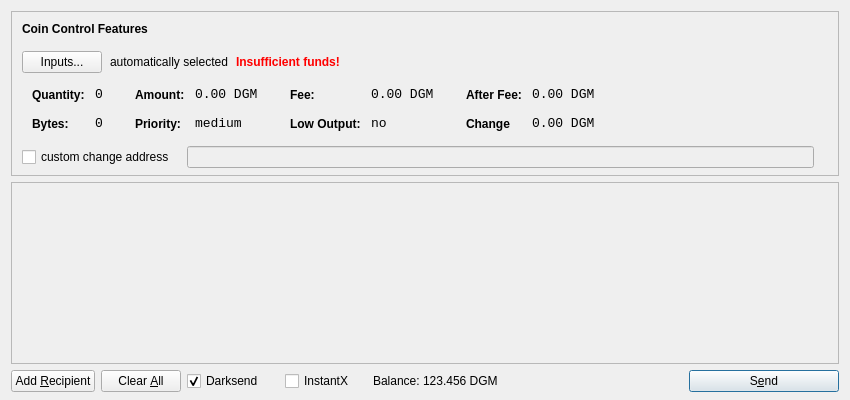
<?xml version="1.0" encoding="UTF-8"?>
<ui version="4.0">
 <class>SendCoinsDialog</class>
 <widget class="QDialog" name="SendCoinsDialog">
  <property name="geometry">
   <rect>
    <x>0</x>
    <y>0</y>
    <width>850</width>
    <height>400</height>
   </rect>
  </property>
  <property name="windowTitle">
   <string>Send Coins</string>
  </property>
  <layout class="QVBoxLayout" name="verticalLayout" stretch="0,1,0">
   <property name="bottomMargin">
    <number>8</number>
   </property>
   <item>
    <widget class="QFrame" name="frameCoinControl">
     <property name="sizePolicy">
      <sizepolicy hsizetype="Expanding" vsizetype="Expanding">
       <horstretch>0</horstretch>
       <verstretch>0</verstretch>
      </sizepolicy>
     </property>
     <property name="maximumSize">
      <size>
       <width>16777215</width>
       <height>16777215</height>
      </size>
     </property>
     <property name="frameShape">
      <enum>QFrame::StyledPanel</enum>
     </property>
     <property name="frameShadow">
      <enum>QFrame::Sunken</enum>
     </property>
     <layout class="QVBoxLayout" name="verticalLayoutCoinControl2">
      <property name="spacing">
       <number>-1</number>
      </property>
      <property name="leftMargin">
       <number>0</number>
      </property>
      <property name="topMargin">
       <number>0</number>
      </property>
      <property name="rightMargin">
       <number>0</number>
      </property>
      <property name="bottomMargin">
       <number>6</number>
      </property>
      <item>
       <layout class="QVBoxLayout" name="verticalLayoutCoinControl" stretch="0,0,0,0,1">
        <property name="spacing">
         <number>0</number>
        </property>
        <property name="leftMargin">
         <number>10</number>
        </property>
        <property name="topMargin">
         <number>10</number>
        </property>
        <item>
         <layout class="QHBoxLayout" name="horizontalLayoutCoinControl1">
          <property name="bottomMargin">
           <number>15</number>
          </property>
          <item>
           <widget class="QLabel" name="labelCoinControlFeatures">
            <property name="sizePolicy">
             <sizepolicy hsizetype="Preferred" vsizetype="Maximum">
              <horstretch>0</horstretch>
              <verstretch>0</verstretch>
             </sizepolicy>
            </property>
            <property name="font">
             <font>
              <weight>75</weight>
              <bold>true</bold>
             </font>
            </property>
            <property name="styleSheet">
             <string notr="true">font-weight:bold;</string>
            </property>
            <property name="text">
             <string>Coin Control Features</string>
            </property>
           </widget>
          </item>
         </layout>
        </item>
        <item>
         <layout class="QHBoxLayout" name="horizontalLayoutCoinControl2" stretch="0,0,0,0">
          <property name="spacing">
           <number>8</number>
          </property>
          <property name="bottomMargin">
           <number>10</number>
          </property>
          <item>
           <widget class="QPushButton" name="pushButtonCoinControl">
            <property name="styleSheet">
             <string notr="true"/>
            </property>
            <property name="text">
             <string>Inputs...</string>
            </property>
           </widget>
          </item>
          <item>
           <widget class="QLabel" name="labelCoinControlAutomaticallySelected">
            <property name="text">
             <string>automatically selected</string>
            </property>
            <property name="margin">
             <number>5</number>
            </property>
           </widget>
          </item>
          <item>
           <widget class="QLabel" name="labelCoinControlInsuffFunds">
            <property name="font">
             <font>
              <weight>75</weight>
              <bold>true</bold>
             </font>
            </property>
            <property name="styleSheet">
             <string notr="true">color:red;font-weight:bold;</string>
            </property>
            <property name="text">
             <string>Insufficient funds!</string>
            </property>
            <property name="margin">
             <number>5</number>
            </property>
           </widget>
          </item>
          <item>
           <spacer name="horizontalSpacerCoinControl">
            <property name="orientation">
             <enum>Qt::Horizontal</enum>
            </property>
            <property name="sizeHint" stdset="0">
             <size>
              <width>40</width>
              <height>1</height>
             </size>
            </property>
           </spacer>
          </item>
         </layout>
        </item>
        <item>
         <widget class="QWidget" name="widgetCoinControl" native="true">
          <property name="sizePolicy">
           <sizepolicy hsizetype="Preferred" vsizetype="Preferred">
            <horstretch>0</horstretch>
            <verstretch>0</verstretch>
           </sizepolicy>
          </property>
          <property name="minimumSize">
           <size>
            <width>0</width>
            <height>0</height>
           </size>
          </property>
          <property name="styleSheet">
           <string notr="true"/>
          </property>
          <layout class="QHBoxLayout" name="horizontalLayoutCoinControl5">
           <property name="margin">
            <number>0</number>
           </property>
           <item>
            <layout class="QHBoxLayout" name="horizontalLayoutCoinControl3" stretch="0,0,0,1">
             <property name="spacing">
              <number>20</number>
             </property>
             <property name="topMargin">
              <number>0</number>
             </property>
             <property name="bottomMargin">
              <number>10</number>
             </property>
             <item>
              <layout class="QFormLayout" name="formLayoutCoinControl1">
               <property name="horizontalSpacing">
                <number>10</number>
               </property>
               <property name="verticalSpacing">
                <number>14</number>
               </property>
               <property name="leftMargin">
                <number>10</number>
               </property>
               <property name="topMargin">
                <number>4</number>
               </property>
               <property name="rightMargin">
                <number>6</number>
               </property>
               <item row="0" column="0">
                <widget class="QLabel" name="labelCoinControlQuantityText">
                 <property name="styleSheet">
                  <string notr="true">font-weight:bold;</string>
                 </property>
                 <property name="text">
                  <string>Quantity:</string>
                 </property>
                 <property name="margin">
                  <number>0</number>
                 </property>
                </widget>
               </item>
               <item row="0" column="1">
                <widget class="QLabel" name="labelCoinControlQuantity">
                 <property name="font">
                  <font>
                   <family>Monospace</family>
                   <pointsize>10</pointsize>
                  </font>
                 </property>
                 <property name="cursor">
                  <cursorShape>IBeamCursor</cursorShape>
                 </property>
                 <property name="contextMenuPolicy">
                  <enum>Qt::ActionsContextMenu</enum>
                 </property>
                 <property name="text">
                  <string>0</string>
                 </property>
                 <property name="margin">
                  <number>0</number>
                 </property>
                 <property name="textInteractionFlags">
                  <set>Qt::LinksAccessibleByMouse|Qt::TextSelectableByKeyboard|Qt::TextSelectableByMouse</set>
                 </property>
                </widget>
               </item>
               <item row="1" column="0">
                <widget class="QLabel" name="labelCoinControlBytesText">
                 <property name="styleSheet">
                  <string notr="true">font-weight:bold;</string>
                 </property>
                 <property name="text">
                  <string>Bytes:</string>
                 </property>
                </widget>
               </item>
               <item row="1" column="1">
                <widget class="QLabel" name="labelCoinControlBytes">
                 <property name="font">
                  <font>
                   <family>Monospace</family>
                   <pointsize>10</pointsize>
                  </font>
                 </property>
                 <property name="cursor">
                  <cursorShape>IBeamCursor</cursorShape>
                 </property>
                 <property name="contextMenuPolicy">
                  <enum>Qt::ActionsContextMenu</enum>
                 </property>
                 <property name="text">
                  <string>0</string>
                 </property>
                 <property name="textInteractionFlags">
                  <set>Qt::LinksAccessibleByMouse|Qt::TextSelectableByKeyboard|Qt::TextSelectableByMouse</set>
                 </property>
                </widget>
               </item>
              </layout>
             </item>
             <item>
              <layout class="QFormLayout" name="formLayoutCoinControl2">
               <property name="horizontalSpacing">
                <number>10</number>
               </property>
               <property name="verticalSpacing">
                <number>14</number>
               </property>
               <property name="leftMargin">
                <number>6</number>
               </property>
               <property name="topMargin">
                <number>4</number>
               </property>
               <property name="rightMargin">
                <number>6</number>
               </property>
               <item row="0" column="0">
                <widget class="QLabel" name="labelCoinControlAmountText">
                 <property name="styleSheet">
                  <string notr="true">font-weight:bold;</string>
                 </property>
                 <property name="text">
                  <string>Amount:</string>
                 </property>
                 <property name="margin">
                  <number>0</number>
                 </property>
                </widget>
               </item>
               <item row="0" column="1">
                <widget class="QLabel" name="labelCoinControlAmount">
                 <property name="font">
                  <font>
                   <family>Monospace</family>
                   <pointsize>10</pointsize>
                  </font>
                 </property>
                 <property name="cursor">
                  <cursorShape>IBeamCursor</cursorShape>
                 </property>
                 <property name="contextMenuPolicy">
                  <enum>Qt::ActionsContextMenu</enum>
                 </property>
                 <property name="text">
                  <string>0.00 DGM</string>
                 </property>
                 <property name="textInteractionFlags">
                  <set>Qt::LinksAccessibleByMouse|Qt::TextSelectableByKeyboard|Qt::TextSelectableByMouse</set>
                 </property>
                </widget>
               </item>
               <item row="1" column="0">
                <widget class="QLabel" name="labelCoinControlPriorityText">
                 <property name="styleSheet">
                  <string notr="true">font-weight:bold;</string>
                 </property>
                 <property name="text">
                  <string>Priority:</string>
                 </property>
                </widget>
               </item>
               <item row="1" column="1">
                <widget class="QLabel" name="labelCoinControlPriority">
                 <property name="font">
                  <font>
                   <family>Monospace</family>
                   <pointsize>10</pointsize>
                  </font>
                 </property>
                 <property name="cursor">
                  <cursorShape>IBeamCursor</cursorShape>
                 </property>
                 <property name="contextMenuPolicy">
                  <enum>Qt::ActionsContextMenu</enum>
                 </property>
                 <property name="text">
                  <string>medium</string>
                 </property>
                 <property name="textInteractionFlags">
                  <set>Qt::LinksAccessibleByMouse|Qt::TextSelectableByKeyboard|Qt::TextSelectableByMouse</set>
                 </property>
                </widget>
               </item>
              </layout>
             </item>
             <item>
              <layout class="QFormLayout" name="formLayoutCoinControl3">
               <property name="horizontalSpacing">
                <number>10</number>
               </property>
               <property name="verticalSpacing">
                <number>14</number>
               </property>
               <property name="leftMargin">
                <number>6</number>
               </property>
               <property name="topMargin">
                <number>4</number>
               </property>
               <property name="rightMargin">
                <number>6</number>
               </property>
               <item row="0" column="0">
                <widget class="QLabel" name="labelCoinControlFeeText">
                 <property name="styleSheet">
                  <string notr="true">font-weight:bold;</string>
                 </property>
                 <property name="text">
                  <string>Fee:</string>
                 </property>
                 <property name="margin">
                  <number>0</number>
                 </property>
                </widget>
               </item>
               <item row="0" column="1">
                <widget class="QLabel" name="labelCoinControlFee">
                 <property name="font">
                  <font>
                   <family>Monospace</family>
                   <pointsize>10</pointsize>
                  </font>
                 </property>
                 <property name="cursor">
                  <cursorShape>IBeamCursor</cursorShape>
                 </property>
                 <property name="contextMenuPolicy">
                  <enum>Qt::ActionsContextMenu</enum>
                 </property>
                 <property name="text">
                  <string>0.00 DGM</string>
                 </property>
                 <property name="textInteractionFlags">
                  <set>Qt::LinksAccessibleByMouse|Qt::TextSelectableByKeyboard|Qt::TextSelectableByMouse</set>
                 </property>
                </widget>
               </item>
               <item row="1" column="0">
                <widget class="QLabel" name="labelCoinControlLowOutputText">
                 <property name="styleSheet">
                  <string notr="true">font-weight:bold;</string>
                 </property>
                 <property name="text">
                  <string>Low Output:</string>
                 </property>
                </widget>
               </item>
               <item row="1" column="1">
                <widget class="QLabel" name="labelCoinControlLowOutput">
                 <property name="font">
                  <font>
                   <family>Monospace</family>
                   <pointsize>10</pointsize>
                  </font>
                 </property>
                 <property name="cursor">
                  <cursorShape>IBeamCursor</cursorShape>
                 </property>
                 <property name="contextMenuPolicy">
                  <enum>Qt::ActionsContextMenu</enum>
                 </property>
                 <property name="text">
                  <string>no</string>
                 </property>
                 <property name="textInteractionFlags">
                  <set>Qt::LinksAccessibleByMouse|Qt::TextSelectableByKeyboard|Qt::TextSelectableByMouse</set>
                 </property>
                </widget>
               </item>
              </layout>
             </item>
             <item>
              <layout class="QFormLayout" name="formLayoutCoinControl4">
               <property name="horizontalSpacing">
                <number>10</number>
               </property>
               <property name="verticalSpacing">
                <number>14</number>
               </property>
               <property name="leftMargin">
                <number>6</number>
               </property>
               <property name="topMargin">
                <number>4</number>
               </property>
               <property name="rightMargin">
                <number>6</number>
               </property>
               <item row="0" column="0">
                <widget class="QLabel" name="labelCoinControlAfterFeeText">
                 <property name="styleSheet">
                  <string notr="true">font-weight:bold;</string>
                 </property>
                 <property name="text">
                  <string>After Fee:</string>
                 </property>
                 <property name="margin">
                  <number>0</number>
                 </property>
                </widget>
               </item>
               <item row="0" column="1">
                <widget class="QLabel" name="labelCoinControlAfterFee">
                 <property name="font">
                  <font>
                   <family>Monospace</family>
                   <pointsize>10</pointsize>
                  </font>
                 </property>
                 <property name="cursor">
                  <cursorShape>IBeamCursor</cursorShape>
                 </property>
                 <property name="contextMenuPolicy">
                  <enum>Qt::ActionsContextMenu</enum>
                 </property>
                 <property name="text">
                  <string>0.00 DGM</string>
                 </property>
                 <property name="textInteractionFlags">
                  <set>Qt::LinksAccessibleByMouse|Qt::TextSelectableByKeyboard|Qt::TextSelectableByMouse</set>
                 </property>
                </widget>
               </item>
               <item row="1" column="0">
                <widget class="QLabel" name="labelCoinControlChangeText">
                 <property name="styleSheet">
                  <string notr="true">font-weight:bold;</string>
                 </property>
                 <property name="text">
                  <string>Change</string>
                 </property>
                </widget>
               </item>
               <item row="1" column="1">
                <widget class="QLabel" name="labelCoinControlChange">
                 <property name="font">
                  <font>
                   <family>Monospace</family>
                   <pointsize>10</pointsize>
                  </font>
                 </property>
                 <property name="cursor">
                  <cursorShape>IBeamCursor</cursorShape>
                 </property>
                 <property name="contextMenuPolicy">
                  <enum>Qt::ActionsContextMenu</enum>
                 </property>
                 <property name="text">
                  <string>0.00 DGM</string>
                 </property>
                 <property name="textInteractionFlags">
                  <set>Qt::LinksAccessibleByMouse|Qt::TextSelectableByKeyboard|Qt::TextSelectableByMouse</set>
                 </property>
                </widget>
               </item>
              </layout>
             </item>
            </layout>
           </item>
          </layout>
         </widget>
        </item>
        <item>
         <layout class="QHBoxLayout" name="horizontalLayoutCoinControl4" stretch="0,0,0">
          <property name="spacing">
           <number>12</number>
          </property>
          <property name="sizeConstraint">
           <enum>QLayout::SetDefaultConstraint</enum>
          </property>
          <property name="topMargin">
           <number>5</number>
          </property>
          <property name="rightMargin">
           <number>5</number>
          </property>
          <item>
           <widget class="QCheckBox" name="checkBoxCoinControlChange">
            <property name="text">
             <string>custom change address</string>
            </property>
           </widget>
          </item>
          <item>
           <widget class="QLineEdit" name="lineEditCoinControlChange">
            <property name="enabled">
             <bool>false</bool>
            </property>
            <property name="sizePolicy">
             <sizepolicy hsizetype="Expanding" vsizetype="Fixed">
              <horstretch>0</horstretch>
              <verstretch>0</verstretch>
             </sizepolicy>
            </property>
           </widget>
          </item>
          <item>
           <widget class="QLabel" name="labelCoinControlChangeLabel">
            <property name="sizePolicy">
             <sizepolicy hsizetype="Preferred" vsizetype="Expanding">
              <horstretch>0</horstretch>
              <verstretch>0</verstretch>
             </sizepolicy>
            </property>
            <property name="minimumSize">
             <size>
              <width>0</width>
              <height>0</height>
             </size>
            </property>
            <property name="text">
             <string/>
            </property>
            <property name="margin">
             <number>3</number>
            </property>
           </widget>
          </item>
         </layout>
        </item>
        <item>
         <spacer name="verticalSpacerCoinControl">
          <property name="orientation">
           <enum>Qt::Vertical</enum>
          </property>
          <property name="sizeHint" stdset="0">
           <size>
            <width>800</width>
            <height>1</height>
           </size>
          </property>
         </spacer>
        </item>
       </layout>
      </item>
     </layout>
    </widget>
   </item>
   <item>
    <widget class="QScrollArea" name="scrollArea">
     <property name="widgetResizable">
      <bool>true</bool>
     </property>
     <widget class="QWidget" name="scrollAreaWidgetContents">
      <property name="geometry">
       <rect>
        <x>0</x>
        <y>0</y>
        <width>830</width>
        <height>165</height>
       </rect>
      </property>
      <layout class="QVBoxLayout" name="verticalLayout_2">
       <property name="margin">
        <number>0</number>
       </property>
       <item>
        <layout class="QVBoxLayout" name="entries">
         <property name="spacing">
          <number>6</number>
         </property>
        </layout>
       </item>
       <item>
        <spacer name="verticalSpacer">
         <property name="orientation">
          <enum>Qt::Vertical</enum>
         </property>
         <property name="sizeHint" stdset="0">
          <size>
           <width>20</width>
           <height>40</height>
          </size>
         </property>
        </spacer>
       </item>
      </layout>
     </widget>
    </widget>
   </item>
   <item>
    <layout class="QHBoxLayout" name="horizontalLayout">
     <item>
      <widget class="QPushButton" name="addButton">
       <property name="toolTip">
        <string>Send to multiple recipients at once</string>
       </property>
       <property name="text">
        <string>Add &amp;Recipient</string>
       </property>
       <property name="autoDefault">
        <bool>false</bool>
       </property>
      </widget>
     </item>
     <item>
      <widget class="QPushButton" name="clearButton">
       <property name="sizePolicy">
        <sizepolicy hsizetype="Minimum" vsizetype="Fixed">
         <horstretch>0</horstretch>
         <verstretch>0</verstretch>
        </sizepolicy>
       </property>
       <property name="toolTip">
        <string>Remove all transaction fields</string>
       </property>
       <property name="text">
        <string>Clear &amp;All</string>
       </property>
       <property name="autoRepeatDelay">
        <number>300</number>
       </property>
       <property name="autoDefault">
        <bool>false</bool>
       </property>
      </widget>
     </item>
     <item>
      <layout class="QHBoxLayout" name="horizontalLayout_2">
       <property name="spacing">
        <number>3</number>
       </property>
        <item>
        <widget class="QCheckBox" name="checkUseDarksend">
         <property name="minimumSize">
          <size>
           <width>95</width>
           <height>0</height>
          </size>
         </property>
         <property name="text">
          <string>Darksend</string>
         </property>
         <property name="checked">
          <bool>true</bool>
         </property>
        </widget>
       </item>
       <item>
        <widget class="QCheckBox" name="checkInstantX">
         <property name="enabled">
          <bool>true</bool>
         </property>
         <property name="minimumSize">
          <size>
           <width>85</width>
           <height>0</height>
          </size>
         </property>
         <property name="text">
          <string>InstantX</string>
         </property>
        </widget>
       </item>
       <item>
        <widget class="QLabel" name="label">
         <property name="sizePolicy">
          <sizepolicy hsizetype="Preferred" vsizetype="Fixed">
           <horstretch>0</horstretch>
           <verstretch>0</verstretch>
          </sizepolicy>
         </property>
         <property name="text">
          <string>Balance:</string>
         </property>
        </widget>
       </item>
       <item>
        <widget class="QLabel" name="labelBalance">
         <property name="sizePolicy">
          <sizepolicy hsizetype="Preferred" vsizetype="Fixed">
           <horstretch>0</horstretch>
           <verstretch>0</verstretch>
          </sizepolicy>
         </property>
         <property name="cursor">
          <cursorShape>IBeamCursor</cursorShape>
         </property>
         <property name="text">
          <string>123.456 DGM</string>
         </property>
         <property name="textInteractionFlags">
          <set>Qt::LinksAccessibleByMouse|Qt::TextSelectableByKeyboard|Qt::TextSelectableByMouse</set>
         </property>
        </widget>
       </item>
      </layout>
     </item>
     <item>
      <spacer name="horizontalSpacer">
       <property name="orientation">
        <enum>Qt::Horizontal</enum>
       </property>
       <property name="sizeHint" stdset="0">
        <size>
         <width>40</width>
         <height>20</height>
        </size>
       </property>
      </spacer>
     </item>
     <item>
      <widget class="QPushButton" name="sendButton">
       <property name="minimumSize">
        <size>
         <width>150</width>
         <height>0</height>
        </size>
       </property>
       <property name="toolTip">
        <string>Confirm the send action</string>
       </property>
       <property name="text">
        <string>S&amp;end</string>
       </property>
       <property name="icon">
        <iconset resource="../bitcoin.qrc">
         <normaloff>:/icons/send</normaloff>:/icons/send</iconset>
       </property>
       <property name="default">
        <bool>true</bool>
       </property>
      </widget>
     </item>
    </layout>
   </item>
  </layout>
 </widget>
 <resources>
  <include location="../bitcoin.qrc"/>
 </resources>
 <connections/>
</ui>
